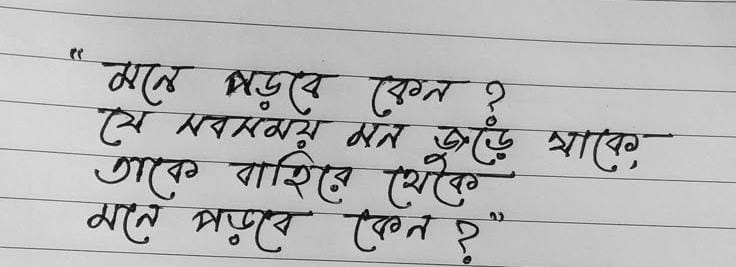
#> input picture data/samples/bangla1.jpeg, 736 x 267 px
$ python -i preprocess.py   (imports and definitions only)
#> lines starting #> are read from the running program, lines starting #| are printed output that depends on the picture; after the words box and inside, x2 and y2 are one past the last pixel; in counts of white or black regions, pixels touching at a corner belong together
#> further down, picture is the input picture: shape (267, 736, 3); min 0, max 245, mean 183.3
"""Preprocessing pipeline: grayscale, binarisation, denoise, deskew, slant correction, margin crop."""

from __future__ import annotations

import cv2
import numpy as np


def to_grayscale(img: np.ndarray) -> np.ndarray:
    if len(img.shape) == 2:
        return img
    return cv2.cvtColor(img, cv2.COLOR_BGR2GRAY)


def denoise(gray: np.ndarray, ksize: int = 3) -> np.ndarray:
    """Light median-filter denoising."""
#> called with ksize = 3
    return cv2.medianBlur(gray, ksize)


def binarize(gray: np.ndarray, method: str = "otsu") -> np.ndarray:
    """Return a binary ink mask (ink=255, bg=0).

    *method*: ``"otsu"`` or ``"adaptive"``.
    """
#> called with method = 'otsu'
    if method == "adaptive":
        binary = cv2.adaptiveThreshold(
            gray, 255, cv2.ADAPTIVE_THRESH_GAUSSIAN_C, cv2.THRESH_BINARY_INV, 31, 15
        )
    else:
        _, binary = cv2.threshold(gray, 0, 255, cv2.THRESH_BINARY_INV + cv2.THRESH_OTSU)
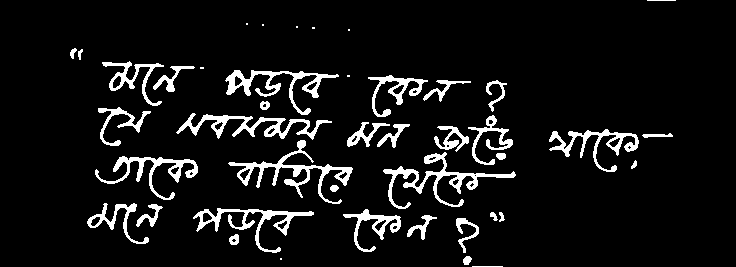
#> binary: shape (267, 736); 7.7% white; 43 white regions (8 under 20 px), largest, box (x1, y1, x2, y2) and area: (383, 152, 516, 209) 1443, (228, 140, 353, 204) 1430, (176, 113, 332, 140) 1266
    return binary


def remove_small_noise(binary: np.ndarray, min_area: int = 30) -> np.ndarray:
    """Remove connected components smaller than *min_area* pixels."""
#> called with min_area = 30
    n_labels, labels, stats, _ = cv2.connectedComponentsWithStats(binary, connectivity=8)
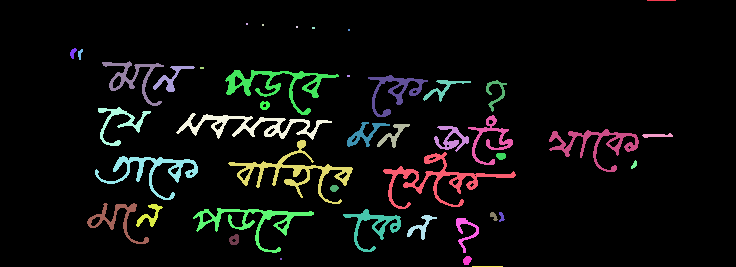
#> labels: shape (267, 736) int32; 44 distinct labels, from 0 to 43; one colour per label, 0 black
#> n_labels = 44; stats = 44 rows, first 6: [0, 0, 736, 267, 181372], [647, 0, 29, 1, 29], [246, 23, 2, 2, 4], [262, 24, 2, 2, 4], [296, 26, 2, 2, 4], [312, 27, 3, 2, 6]
    clean = np.zeros_like(binary)
    for i in range(1, n_labels):
        if stats[i, cv2.CC_STAT_AREA] >= min_area:
            clean[labels == i] = 255
    return clean


# ── Ruled-line suppression ────────────────────────────────────────────────────

def remove_ruled_lines(
    binary: np.ndarray,
    min_line_fraction: float = 0.6,
    min_rule_count: int = 3,
) -> np.ndarray:
    """Remove horizontal ruled notebook lines from a binary image.

    Uses morphological opening with a very wide horizontal kernel to
    isolate strokes that span a large fraction of the page width.  These
    are much longer than any text shirorekha (which is word-length), so
    the distinction is reliable.

    The removal is only applied when at least *min_rule_count* such long
    strokes are found, to avoid false positives on non-ruled images.
    """
#> called with min_line_fraction = 0.6, min_rule_count = 3
    h, w = binary.shape
    kw = max(int(w * min_line_fraction), 50)
    kernel = cv2.getStructuringElement(cv2.MORPH_RECT, (kw, 1))
    rules = cv2.morphologyEx(binary, cv2.MORPH_OPEN, kernel)
#> rules: shape (267, 736); every value is 0

    if not np.any(rules):
        return binary

    n_labels, _, stats, _ = cv2.connectedComponentsWithStats(rules, 8)
    long_count = sum(
        1 for i in range(1, n_labels)
        if stats[i, cv2.CC_STAT_WIDTH] > w * 0.4
    )
    if long_count >= min_rule_count:
        return cv2.subtract(binary, rules)
    return binary


# ── Skew (whole-page rotation) ──────────────────────────────────────────────

def estimate_skew(binary: np.ndarray, angle_range: float = 10.0, steps: int = 181) -> float:
    """Estimate page skew by maximising horizontal-profile variance.

    Two-pass approach: coarse sweep then fine refinement around the best
    candidate.  Searches ``[-angle_range, +angle_range]`` degrees.
    """
#> called with angle_range = 10, steps = 181
    h, w = binary.shape

    def _score(angle: float) -> float:
#> called with angle = -10
        M = cv2.getRotationMatrix2D((w / 2, h / 2), angle, 1.0)
        rotated = cv2.warpAffine(binary, M, (w, h), flags=cv2.INTER_NEAREST)
        profile = np.sum(rotated, axis=1).astype(np.float64)
        return float(np.var(profile))

    # coarse pass
    coarse_angles = np.linspace(-angle_range, angle_range, steps)
    scores = [_score(a) for a in coarse_angles]
    best_idx = int(np.argmax(scores))
    coarse_best = coarse_angles[best_idx]

    # fine pass: ±1° around coarse best with 0.05° steps
    fine_angles = np.linspace(coarse_best - 1.0, coarse_best + 1.0, 41)
    fine_scores = [_score(a) for a in fine_angles]
    best_angle = fine_angles[int(np.argmax(fine_scores))]
    return float(best_angle)


def deskew(binary: np.ndarray, angle: float | None = None) -> np.ndarray:
    """Rotate *binary* to remove skew.  If *angle* is ``None`` it is estimated."""
    if angle is None:
        angle = estimate_skew(binary)
#> angle = 2.51
    if abs(angle) < 0.05:
        return binary
    h, w = binary.shape
    M = cv2.getRotationMatrix2D((w / 2, h / 2), angle, 1.0)
#> M = [[0.999, 0.0437, -5.48], [-0.0437, 0.999, 16.22]]
    return cv2.warpAffine(binary, M, (w, h), flags=cv2.INTER_NEAREST)
#> returned value: shape (267, 736); 7.7% white; 34 white regions, largest, box (x1, y1, x2, y2) and area: (385, 149, 518, 208) 1443, (229, 143, 355, 206) 1428, (176, 121, 332, 146) 1267


# ── Slant correction (character lean) ────────────────────────────────────────

def _suppress_horizontal(binary: np.ndarray) -> np.ndarray:
    """Zero-out long horizontal strokes (shirorekha) that would bias
    gradient-based slant estimation."""
    h_kernel = cv2.getStructuringElement(
        cv2.MORPH_RECT, (max(binary.shape[1] // 12, 7), 1)
    )
    horizontal = cv2.morphologyEx(binary, cv2.MORPH_OPEN, h_kernel)
#> horizontal: shape (267, 736); 0.28% white in thin lines or dots, all inside (x1, y1, x2, y2) = (130, 76, 518, 217)
    return cv2.subtract(binary, horizontal)
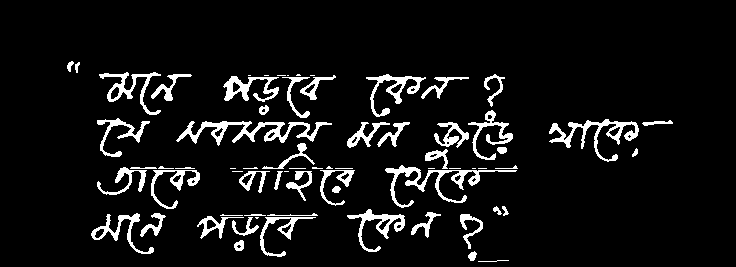
#> returned value: shape (267, 736); 7.4% white; 70 white regions (19 under 20 px), largest, box (x1, y1, x2, y2) and area: (176, 121, 332, 146) 1267, (385, 165, 517, 208) 1099, (549, 119, 639, 162) 994


def estimate_slant(binary: np.ndarray) -> float:
    """Estimate the shear angle that straightens handwriting.

    Removes shirorekha, then sweeps horizontal shear angles and picks the
    one that maximises the *sharpness* (sum of absolute first-differences)
    of the vertical projection profile.  This metric is immune to
    border-padding effects that plague raw variance.

    Two-pass: coarse (2° steps) then fine (0.25° steps).

    Returns the correction shear angle in degrees.
    """
    cleaned = _suppress_horizontal(binary)
    if np.count_nonzero(cleaned) < 100:
        return 0.0

    h, w = cleaned.shape

    def _vp_sharpness(angle_deg: float) -> float:
#> called with angle_deg = -30
        shear_k = np.tan(np.radians(angle_deg))
        offset = -shear_k * h / 2
        M = np.float32([[1, shear_k, offset], [0, 1, 0]])
        new_w = int(w + abs(shear_k) * h) + 2
        shifted = cv2.warpAffine(cleaned, M, (new_w, h), flags=cv2.INTER_NEAREST)
#> shifted: shape (267, 892); 6.1% white; 70 white regions (21 under 20 px), largest, box (x1, y1, x2, y2) and area: (172, 121, 338, 146) 1267, (354, 165, 496, 208) 1099, (545, 119, 643, 162) 994
        vp = np.sum(shifted > 0, axis=0).astype(np.float64)
#> vp = 892 values, max 60 at index 267, min 0 at index 0, mean 16.29
        # crop VP to the tight ink bounding box to avoid border inflation
        nonzero = np.nonzero(vp > 0)[0]
#> nonzero = 636 values from 32 to 679
        if len(nonzero) < 2:
            return 0.0
        vp = vp[nonzero[0]:nonzero[-1] + 1]
#> vp = 648 values, max 60 at index 235, min 0 at index 506, mean 22.42
        return float(np.sum(np.abs(np.diff(vp))))

    # coarse sweep
    coarse_angles = np.arange(-30, 31, 2.0)
    coarse_scores = [_vp_sharpness(a) for a in coarse_angles]
#> in _vp_sharpness (call 31), `shear_k = np.tan(np.radians(angle_deg))`: shear_k = 0.577
#> in _vp_sharpness (call 31), `offset = -shear_k * h / 2`: offset = -77.08
#> in _vp_sharpness (call 31), `M = np.float32([[1, shear_k, offset], [0, 1, 0]])`: M = [[1, 0.577, -77.08], [0, 1, 0]]
#> in _vp_sharpness (call 31), `new_w = int(w + abs(shear_k) * h) + 2`: new_w = 892
#> in _vp_sharpness (call 31), `shifted = cv2.warpAffine(cleaned, M, (new_w, h), flags=cv2.INTER_NEARE..`:
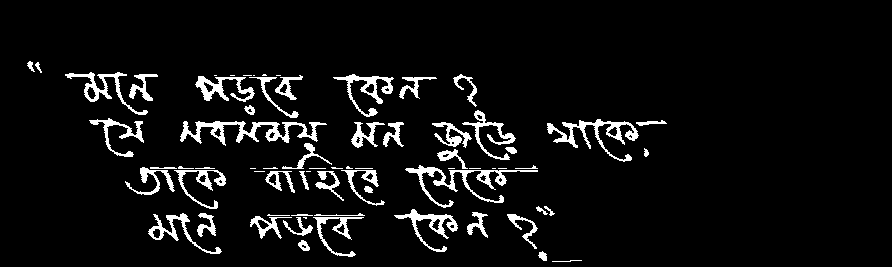
#> shifted: shape (267, 892); 6.1% white; 70 white regions (19 under 20 px), largest, box (x1, y1, x2, y2) and area: (180, 121, 327, 146) 1267, (405, 165, 538, 208) 1099, (547, 119, 639, 162) 994
#> in _vp_sharpness (call 31), `vp = np.sum(shifted > 0, axis=0).astype(np.float64)`: vp = 892 values, max 65 at index 199, min 0 at index 0, mean 16.29
#> in _vp_sharpness (call 31), `nonzero = np.nonzero(vp > 0)[0]`: nonzero = 617 values from 27 to 666
#> in _vp_sharpness (call 31), `vp = vp[nonzero[0]:nonzero[-1] + 1]`: vp = 640 values, max 65 at index 172, min 0 at index 15, mean 22.7
#> coarse_scores = 31 values, max 2277 at index 25, min 1522 at index 4, mean 1856
    best_coarse = coarse_angles[int(np.argmax(coarse_scores))]
#> best_coarse = 20

    # fine sweep around coarse best
    fine_angles = np.arange(best_coarse - 2, best_coarse + 2.25, 0.25)
    fine_scores = [_vp_sharpness(a) for a in fine_angles]
#> in _vp_sharpness (call 37), `shear_k = np.tan(np.radians(angle_deg))`: shear_k = 0.349
#> in _vp_sharpness (call 37), `offset = -shear_k * h / 2`: offset = -46.62
#> in _vp_sharpness (call 37), `M = np.float32([[1, shear_k, offset], [0, 1, 0]])`: M = [[1, 0.349, -46.62], [0, 1, 0]]
#> in _vp_sharpness (call 37), `new_w = int(w + abs(shear_k) * h) + 2`: new_w = 831
#> in _vp_sharpness (call 37), `shifted = cv2.warpAffine(cleaned, M, (new_w, h), flags=cv2.INTER_NEARE..`:
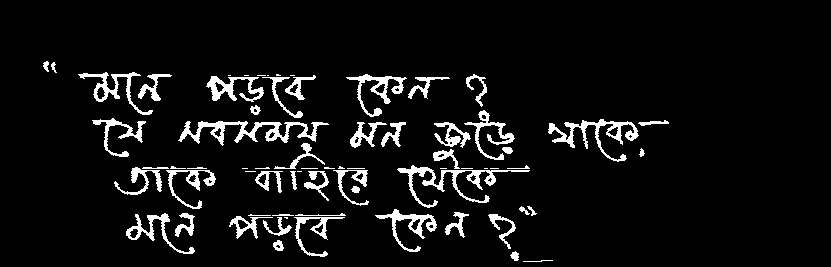
#> shifted: shape (267, 831); 6.5% white; 70 white regions (19 under 20 px), largest, box (x1, y1, x2, y2) and area: (178, 121, 329, 146) 1267, (397, 165, 530, 208) 1099, (548, 119, 639, 162) 994
#> in _vp_sharpness (call 37), `vp = np.sum(shifted > 0, axis=0).astype(np.float64)`: vp = 831 values, max 71 at index 298, min 0 at index 0, mean 17.48
#> in _vp_sharpness (call 37), `vp = vp[nonzero[0]:nonzero[-1] + 1]`: vp = 626 values, max 71 at index 255, min 0 at index 6, mean 23.21
#> in _vp_sharpness (call 38), `shear_k = np.tan(np.radians(angle_deg))`: shear_k = 0.354
#> in _vp_sharpness (call 38), `offset = -shear_k * h / 2`: offset = -47.27
#> in _vp_sharpness (call 38), `M = np.float32([[1, shear_k, offset], [0, 1, 0]])`: M = [[1, 0.354, -47.27], [0, 1, 0]]
#> in _vp_sharpness (call 38), `new_w = int(w + abs(shear_k) * h) + 2`: new_w = 832
#> in _vp_sharpness (call 38), `shifted = cv2.warpAffine(cleaned, M, (new_w, h), flags=cv2.INTER_NEARE..`:
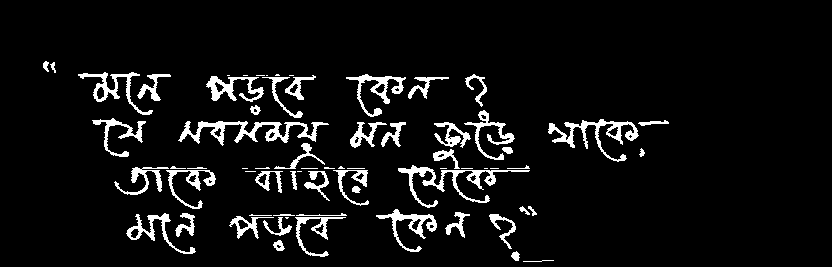
#> shifted: shape (267, 832); 6.5% white; 69 white regions (19 under 20 px), largest, box (x1, y1, x2, y2) and area: (178, 121, 329, 146) 1267, (398, 165, 530, 208) 1099, (548, 119, 639, 162) 994
#> in _vp_sharpness (call 38), `vp = np.sum(shifted > 0, axis=0).astype(np.float64)`: vp = 832 values, max 70 at index 299, min 0 at index 0, mean 17.46
#> in _vp_sharpness (call 38), `vp = vp[nonzero[0]:nonzero[-1] + 1]`: vp = 626 values, max 70 at index 256, min 0 at index 6, mean 23.21
#> in _vp_sharpness (call 39), `shear_k = np.tan(np.radians(angle_deg))`: shear_k = 0.359
#> in _vp_sharpness (call 39), `offset = -shear_k * h / 2`: offset = -47.93
#> in _vp_sharpness (call 39), `M = np.float32([[1, shear_k, offset], [0, 1, 0]])`: M = [[1, 0.359, -47.93], [0, 1, 0]]
#> in _vp_sharpness (call 39), `new_w = int(w + abs(shear_k) * h) + 2`: new_w = 833
#> in _vp_sharpness (call 39), `shifted = cv2.warpAffine(cleaned, M, (new_w, h), flags=cv2.INTER_NEARE..`:
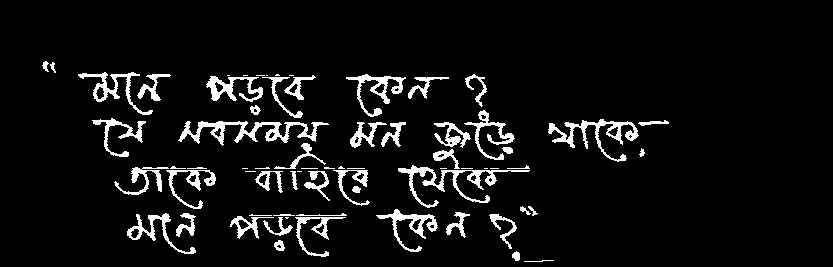
#> shifted: shape (267, 833); 6.5% white; 69 white regions (19 under 20 px), largest, box (x1, y1, x2, y2) and area: (178, 121, 329, 146) 1267, (398, 165, 530, 208) 1099, (548, 119, 639, 162) 994
#> in _vp_sharpness (call 39), `vp = np.sum(shifted > 0, axis=0).astype(np.float64)`: vp = 833 values, max 71 at index 299, min 0 at index 0, mean 17.44
#> in _vp_sharpness (call 39), `nonzero = np.nonzero(vp > 0)[0]`: nonzero = 604 values from 42 to 668
#> in _vp_sharpness (call 39), `vp = vp[nonzero[0]:nonzero[-1] + 1]`: vp = 627 values, max 71 at index 257, min 0 at index 7, mean 23.17
#> fine_scores = [2160, 2206, 2275, 2243, 2279, 2309, 2277, 2253, 2277, 2205, 2189, 2213, 2205, 2215, 2228, 2153, 2172]
    best_angle = fine_angles[int(np.argmax(fine_scores))]
#> best_angle = 19.25

    return float(best_angle)


def correct_slant(binary: np.ndarray, angle: float | None = None) -> np.ndarray:
    """Apply a horizontal shear to straighten slanted handwriting.

    If *angle* is ``None`` it is estimated automatically.
    """
    if angle is None:
        angle = estimate_slant(binary)
#> angle = 19.25
    if abs(angle) < 1.5:
        return binary

    h, w = binary.shape
    shear_k = np.tan(np.radians(angle))
#> shear_k = 0.349
    offset = -shear_k * h / 2
#> offset = -46.62
    M = np.float32([[1, shear_k, offset], [0, 1, 0]])
#> M = [[1, 0.349, -46.62], [0, 1, 0]]
    new_w = int(w + abs(shear_k) * h)
#> new_w = 829
    result = cv2.warpAffine(binary, M, (new_w, h), flags=cv2.INTER_NEAREST)
    return result


# ── Margin crop ──────────────────────────────────────────────────────────────

def crop_margins(binary: np.ndarray, pad: int = 10) -> tuple[np.ndarray, int, int]:
    """Crop to the tight bounding box of ink plus *pad* pixels on each side.

    Returns ``(cropped, y_offset, x_offset)`` so coordinates can be mapped
    back to the original image.
    """
#> called with pad = 10
    coords = cv2.findNonZero(binary)
#> coords = contour of 15071 points, box (x1, y1, x2, y2) (43, 61, 669, 262), area 5780
    if coords is None:
        return binary, 0, 0
    x, y, w, h = cv2.boundingRect(coords)
#> x = 43; y = 61; w = 626; h = 201
    y0 = max(y - pad, 0)
#> y0 = 51
    y1 = min(y + h + pad, binary.shape[0])
#> y1 = 267
    x0 = max(x - pad, 0)
#> x0 = 33
    x1 = min(x + w + pad, binary.shape[1])
#> x1 = 679
    return binary[y0:y1, x0:x1], y0, x0


# ── Full pipeline ────────────────────────────────────────────────────────────

def preprocess(
    img: np.ndarray,
    binarize_method: str = "otsu",
    do_deskew: bool = True,
    do_slant_correct: bool = True,
    do_crop: bool = True,
    do_remove_rules: bool = True,
    noise_min_area: int = 30,
) -> tuple[np.ndarray, np.ndarray, int, int]:
    """Full preprocessing pipeline.

    Returns ``(binary_cropped, gray, y_offset, x_offset)``.
    """
    gray = to_grayscale(img)
    gray = denoise(gray)
    binary = binarize(gray, method=binarize_method)
    binary = remove_small_noise(binary, min_area=noise_min_area)
    if do_remove_rules:
        binary = remove_ruled_lines(binary)
    if do_deskew:
        binary = deskew(binary)
    if do_slant_correct:
        binary = correct_slant(binary)
    y_off, x_off = 0, 0
    if do_crop:
        binary, y_off, x_off = crop_margins(binary)
#> y_off = 51; x_off = 33
    return binary, gray, y_off, x_off

>>> import cv2
>>> picture = cv2.imread('../../data/samples/bangla1.jpeg')
>>> result = preprocess(picture)
